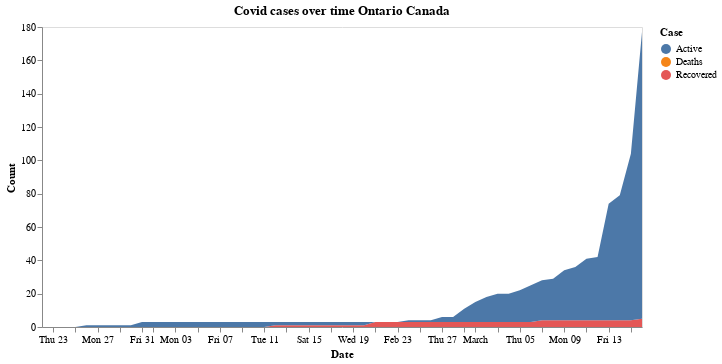

The code cell stored with this chart in its notebook:
### Markdown cell above
### Cases in Ontario Canada

### Code cell
cases_over_time('Canada', 'Ontario')

### Figure 1 — Vega-Lite specification as saved in the notebook (floating-point values rounded to 4 significant figures; data arrays with more than 128 entries replaced by an {"elided": "..."} marker saying what was removed)
{"config": {"view": {"continuousWidth": 400, "continuousHeight": 300}, "axis": {"grid": false}}, "data": {"name": "data-0f622190cf9c59faf5f52142bf7da7bb"}, "mark": "area", "encoding": {"color": {"type": "nominal", "field": "Case"}, "x": {"type": "temporal", "field": "Date"}, "y": {"type": "quantitative", "field": "Count"}}, "title": "Covid cases over time Ontario Canada", "width": 600, "$schema": "https://vega.github.io/schema/vega-lite/v4.0.2.json", "datasets": {"data-0f622190cf9c59faf5f52142bf7da7bb": {"elided": "165 records"}}}
